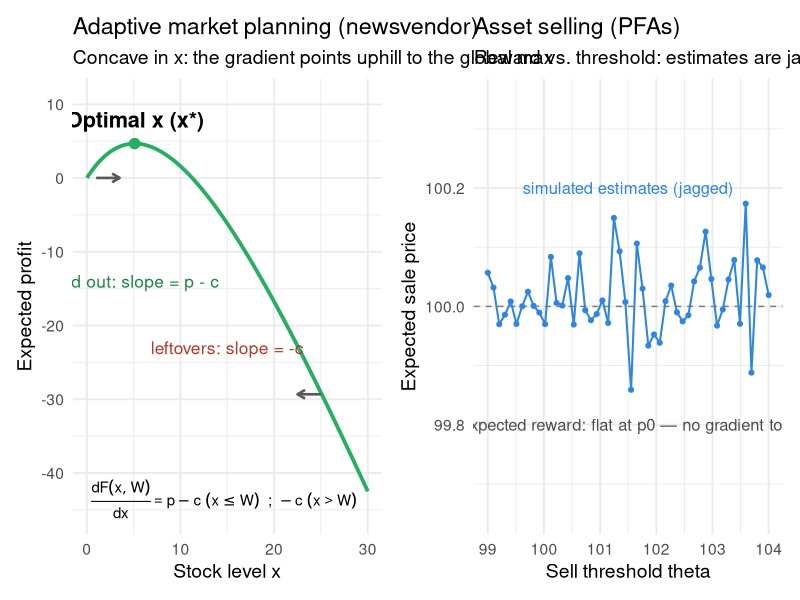

Recreate this plot in R.
## ---- chunk 1
#| label: gradient-vs-pfa-code
#| code-fold: true
#| fig-width: 12
#| fig-height: 4
# Generates images/gradient-vs-pfa.png for slides/03.qmd
# Run manually: source("scripts/gradient-vs-pfa.R")

library(ggplot2)
library(patchwork)

p <- 5; c <- 3; EW <- 10
xs <- seq(0.01, 30, length.out = 300)
profit <- p * EW * (1 - exp(-xs / EW)) - c * xs
xstar <- EW * log(p / c)

p1 <- ggplot(data.frame(x = xs, y = profit), aes(x, y)) +
  geom_line(linewidth = 1.3, color = "#27AE60") +
  annotate("segment", x = 1, xend = 3.5, y = profit[1], yend = profit[1],
           arrow = arrow(length = unit(0.22, "cm")), color = "gray35", linewidth = 0.9) +
  annotate("segment", x = 25, xend = 22.5, y = profit[xs > 25][1], yend = profit[xs > 25][1],
           arrow = arrow(length = unit(0.22, "cm")), color = "gray35", linewidth = 0.9) +
  annotate("point", x = xstar, y = max(profit), size = 3.2, color = "#27AE60") +
  annotate("text", x = xstar, y = max(profit), label = "Optimal x (x*)", vjust = -1, size = 5.5, fontface = "bold") +
  annotate("text", x = 5, y = -14, label = "sold out: slope = p - c", size = 4.4, color = "#1E8449") +
  annotate("text", x = 15, y = -23, label = "leftovers: slope = -c", size = 4.4, color = "#B03A2E") +
  annotate("text", x = 0.5, y = -43.5, hjust = 0, parse = TRUE, size = 3.8,
           label = "frac(d*F(x,W), dx) == { p - c ~ (x <= W) ~ ' ; ' ~ -c ~ (x > W) }") +
  coord_cartesian(ylim = c(min(profit) - 3, max(profit) + 6)) +
  labs(title = "Adaptive market planning (newsvendor)",
       subtitle = "Concave in x: the gradient points uphill to the global max",
       x = "Stock level x", y = "Expected profit") +
  theme_minimal(base_size = 14)

set.seed(20261128)
# Chapter 2 price model (eq. 2.13): p_{t+1} = p_t + hdl_{t+1}, hdl ~ N(0, 1)
p0 <- 100
thetas <- seq(99, 104, length.out = 50)
nsim <- 4000; H <- 30
rewards <- sapply(thetas, function(theta) {
  sims <- matrix(rnorm(nsim * H, 0, 1), nsim, H)
  prices <- p0 + apply(sims, 1, cumsum)
  apply(prices, 2, function(path) {
    t <- which(path >= theta)[1]
    if (is.na(t)) path[H] else path[t]
  }) |> mean()
})

p2 <- ggplot(data.frame(theta = thetas, r = rewards), aes(theta, r)) +
  geom_hline(yintercept = p0, linetype = "dashed", color = "gray50") +
  geom_point(aes(theta, r), size = 1.4, color = "#2E86DE") +
  geom_line(aes(theta, r), linewidth = 0.7, color = "#2E86DE") +
  annotate("text", x = 101.5, y = p0 + 0.2, label = "simulated estimates (jagged)", size = 4.2, color = "#2E86DE") +
  annotate("text", x = 101.5, y = p0 - 0.2, label = "true expected reward: flat at p0 — no gradient to follow", size = 4.2, color = "gray30") +
  coord_cartesian(ylim = c(p0 - 0.35, p0 + 0.35)) +
  labs(title = "Asset selling (PFAs)",
       subtitle = "Reward vs. threshold: estimates are jagged, truth is flat",
       x = "Sell threshold theta", y = "Expected sale price") +
  theme_minimal(base_size = 14)

patchwork::wrap_plots(p1, p2, nrow = 1)
